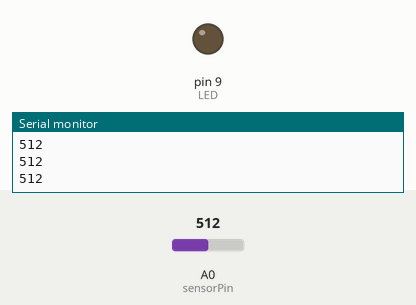
Recording of a sketch running on a simulated Arduino Uno, built with avr-gcc and run on an emulated ATmega328P. On the bench: output pins drawn as LEDs (lit = HIGH), the last lines printed to the serial monitor. Dashed ring = blinking. Inputs (shaded band) come from the test bench; at power-on: A0 (sensorPin) = 512.

Above: at 1.2 s.
1.3 s: A0 (sensorPin) set to 489
At 1.4 s:
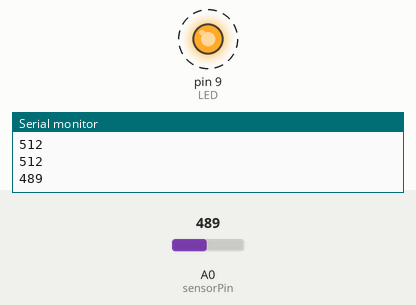
Timing chart, 0 to 10.3 s (numbered marks = the images above; inputs shaded):
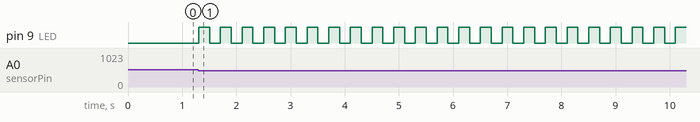

Measured:
- the behaviour switches between 500 and 499 on A0 (sensorPin) (found by bisection; images 0 and 1)
- after the input at 1.3 s, pin 9 (LED): alternates HIGH for 0.20 s and LOW for 0.20 s, starting at once

The sketch:

Lab3B.ino
```cpp
int sensorPin = A0;
unsigned int sensorValue = 0;
int LED=9;

void setup()
{

  Serial.begin(9600);
  pinMode(LED, OUTPUT);
}

void loop()
{

  sensorValue = analogRead(sensorPin);
  Serial.println(sensorValue);

  if (sensorValue<500)
  {
    for(int i;i<=5;i++)
    {
      digitalWrite(LED, HIGH);
      delay(200);
      digitalWrite(LED, LOW);
      delay(200);
    }
  }

}
```
